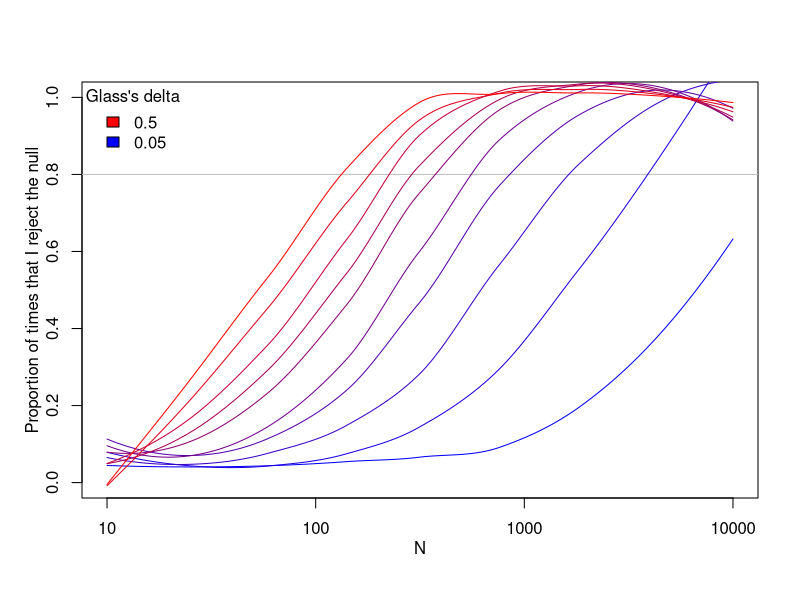

The R source for this figure:
f<-function(N,delta) {
    N<-round(N/2)
    gr<-c(rep(0,N),rep(1,N))
    x<-rnorm(length(gr),mean=gr*delta)
    df<-data.frame(gr=gr,x=x)
    m<-lm(x~gr,df)
    p<-summary(m)$coef[2,4]
    ##p2<-t.test(df$x[df$gr==0],df$x[df$gr==1])$p.value
    c(delta,p)
}

N<-sort(runif(5000,min=1,max=4))
L<-list()
library(parallel)
for (delta in seq(.05,.5,by=.05)) { ##delta is Glass's delta: https://en.wikipedia.org/wiki/Effect_size#Glass'_%CE%94
    x<-mclapply(round(10^N),f,delta,mc.cores=10)
    L[[as.character(delta)]]<-do.call("rbind",x)
}


par(mgp=c(2,1,0))
plot(NULL,xlim=c(1,4),ylim=0:1,xlab="N",ylab="Proportion of times that I reject the null",xaxt='n')
axis(side=1,at=1:4,labels=10^(1:4))
abline(h=.8,col='gray')
cols<-colorRampPalette(c("blue", "red"))( length(L))
tab<-list()
for (i in 1:length(L)) {
    x<-L[[i]]
    m0<-loess(x[,2]<.05 ~ N)
    lines(N,m0$fitted,lty=1,col=cols[i])
    ii<-which.min(abs(m0$fitted-.8))
    iii<-which.min(abs(m0$fitted-.9))
    tab[[i]]<-c(names(L)[i],round(10^N[ii]),m0$fitted[ii],round(10^N[iii]),m0$fitted[iii])
}
ii<-rev(c(1,length(L)))
legend("topleft",bty='n',legend=names(L)[ii],fill=cols[ii],title="Glass's delta")

z<-do.call("rbind",tab)


